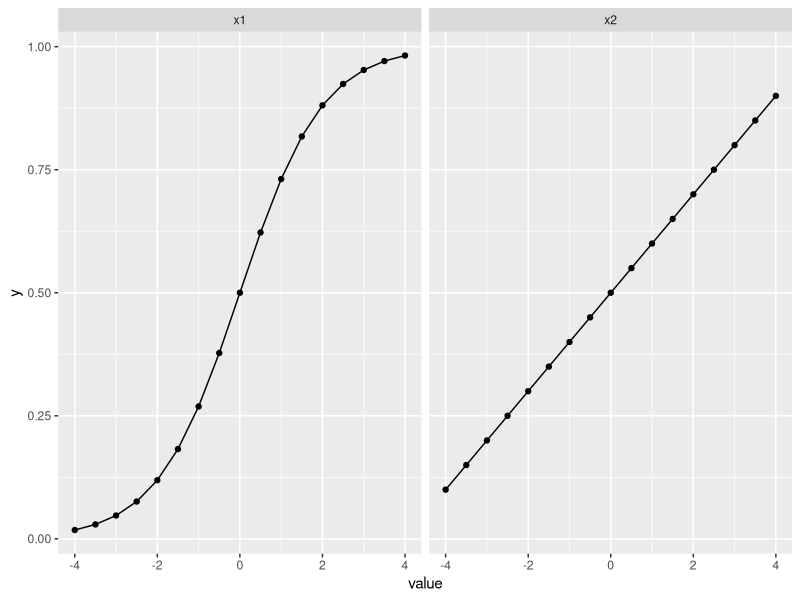
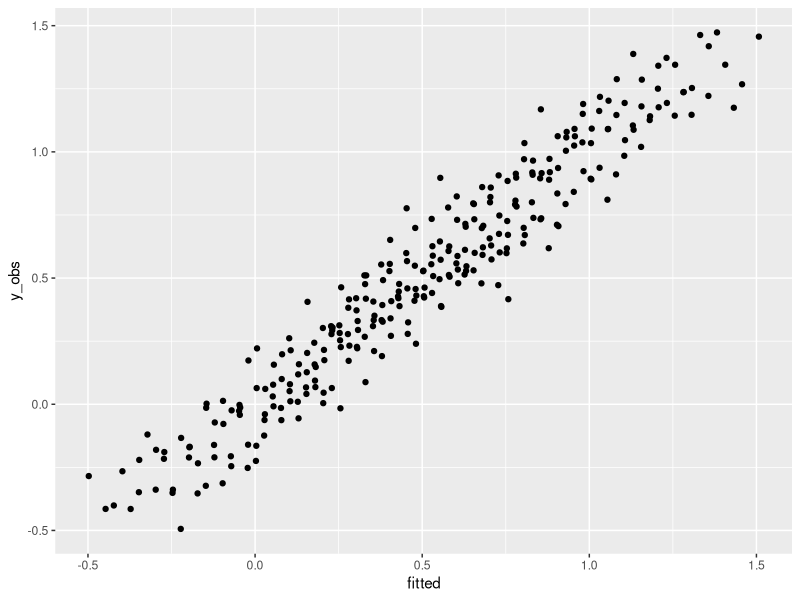

Here is the R script that generated these plots, in order:
library(tidyverse)

# generate data where y is a function of two variables, x1 and x2
x1 <- seq(-4,4,0.5) #generate data ranging from -4 to 4 in steps of 0.5
x2 <- seq(-4,4,0.5)
#specify a sigmoidal relationship between x1 and y 
#and a linear relationship between x2 and y
dat <- expand.grid(x1=x1, x2=x2) %>% 
    mutate(y = 1/(1+exp(-x1)) + 0.1*x2)

head(dat)

# setting figure size
options(repr.plot.width=6, repr.plot.height=4)

dat  %>%
    gather(var, value, x1, x2) %>% # make it long format - only x1 or x2 in each row
    ggplot(aes(value, y)) +
    stat_summary(geom='point',fun=mean) +
    stat_summary(geom='line',fun=mean) +
    facet_wrap(~var)


#create new y_obs variable with normally distributed noise
dat <- mutate(dat, y_obs = y + rnorm(length(y), mean=0, sd=0.1)) 

#fit a linear model to find the regression coefficients
model_fit <- lm(y_obs ~ x1 + x2, data=dat) 

str(model_fit) #print the structure of the model object

model_fit$coefficients

#store the coefficients in a variable
coef <- model_fit$coefficients 

#save the name/value of the coefficients in a dataframe
data.frame(name = names(coef), value = coef) 

#extract model estimate of y for each x and store in df as fitted
dat$fitted <- model_fit$fitted.values 

#plot against the observed data 
ggplot(dat, aes(fitted, y_obs)) + 
    stat_summary(geom='point',fun=mean)

head(dat) #dataframe for fitted and obs. values. 

new_data <- data.frame(x1=-5, x2=10) #new x-values to give to the model 
predict(model_fit, newdata = new_data) #predict the y value for a given x 

dat  <- dat  %>%
        group_by(x1) %>%
        nest()

print(dat)

dat  <- dat  %>% 
    mutate(model_fit = map(data,
                           function(data) lm(y_obs ~ x2, data=data)))

print(dat)

dat[1, "model_fit"]

dat <- dat  %>% 
        mutate(coef = map(model_fit, #now iterating over "model_fit" instead of "data"
                      #a function to create data frame of coef names/values:
                      function(fit) data.frame(name = names(fit$coefficients), 
                                               beta = fit$coefficients)))
print(dat)

dat  <- dat  %>% 
        unnest(coef)

print(dat)
